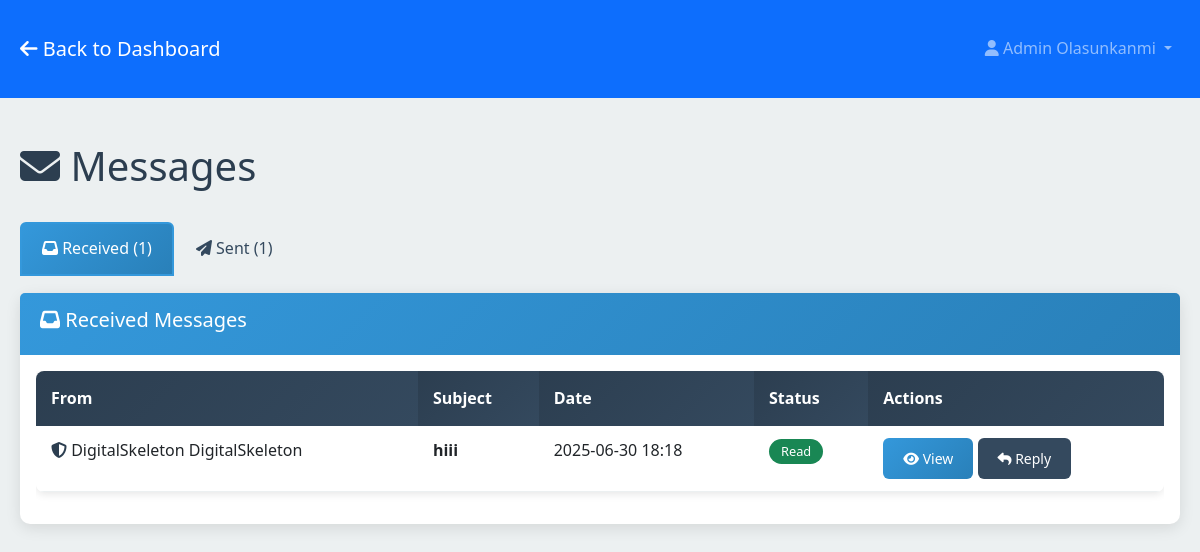
Page /messages (signed in) on the earlier database version.
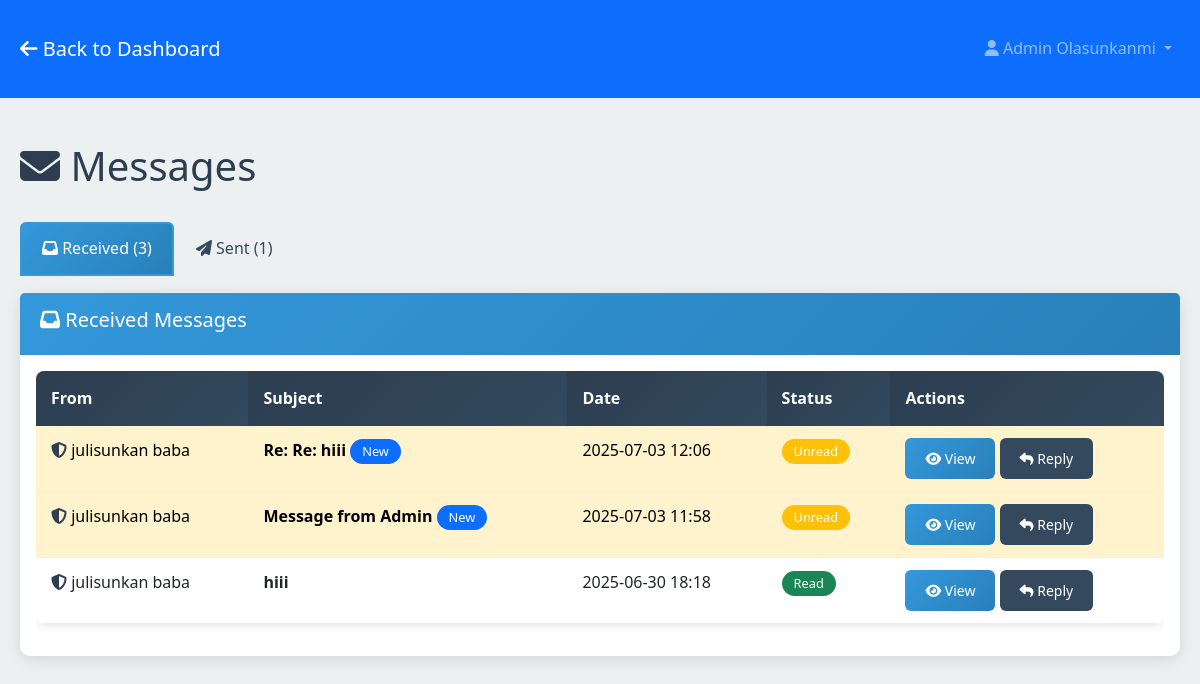
Same page on the later database version.
### models.py (models this page shows, shortened)
class User(db.Model):
    id = db.Column(db.Integer, primary_key=True)
    username = db.Column(db.String(80), unique=True, nullable=False)
    email = db.Column(db.String(120), unique=True, nullable=False)
    password_hash = db.Column(db.String(255), nullable=False)
    first_name = db.Column(db.String(100), nullable=False)
    last_name = db.Column(db.String(100), nullable=False)
    is_admin = db.Column(db.Boolean, default=False)
    is_verified = db.Column(db.Boolean, default=False)
    verification_token = db.Column(db.String(100), nullable=True)
    reset_token = db.Column(db.String(100), nullable=True)
    reset_token_expires = db.Column(db.DateTime, nullable=True)
    created_at = db.Column(db.DateTime, default=datetime.utcnow)
    last_login = db.Column(db.DateTime, nullable=True)
    pdf_codes = db.relationship('UserPDFCode', foreign_keys='UserPDFCode.user_id', backref='user', lazy=True, cascade='all, delete-orphan')
    pdf_requests = db.relationship('PDFRequest', backref='user', lazy=True, cascade='all, delete-orphan')
    sent_messages = db.relationship('Message', foreign_keys='Message.sender_id', backref='sender', lazy=True, cascade='all, delete-orphan')
    received_messages = db.relationship('Message', foreign_keys='Message.recipient_id', backref='recipient', lazy=True, cascade='all, delete-orphan')
    uploaded_pdfs = db.relationship('UserPDFCode', foreign_keys='UserPDFCode.uploaded_by_admin_id', backref='uploader', lazy=True)

class Message(db.Model):
    id = db.Column(db.Integer, primary_key=True)
    sender_id = db.Column(db.Integer, db.ForeignKey('user.id', ondelete='CASCADE'), nullable=False)
    recipient_id = db.Column(db.Integer, db.ForeignKey('user.id', ondelete='CASCADE'), nullable=False)
    subject = db.Column(db.String(200), nullable=False)
    content = db.Column(db.Text, nullable=False)  # Allows HTML content
    is_read = db.Column(db.Boolean, default=False)
    created_at = db.Column(db.DateTime, default=datetime.utcnow)
    parent_message_id = db.Column(db.Integer, db.ForeignKey('message.id', ondelete='CASCADE'), nullable=True)
    replies = db.relationship('Message', backref=db.backref('parent', remote_side=[id]), lazy=True)

### app.py (the view)
@app.route('/messages')
@login_required
def messages():
    user = User.query.get(session['user_id'])
    sent_messages = Message.query.filter_by(sender_id=user.id).order_by(Message.created_at.desc()).all()
    received_messages = Message.query.filter_by(recipient_id=user.id).order_by(Message.created_at.desc()).all()
    return render_template('messages/messages.html',
                         user=user,
                         sent_messages=sent_messages,
                         received_messages=received_messages)

### app.py (called while the page is built)
def login_required(f):
    @wraps(f)
    def decorated_function(*args, **kwargs):
        if 'user_id' not in session:
            flash('Please log in to access this page.', 'error')
            return redirect(url_for('login'))
        return f(*args, **kwargs)
    return decorated_function

### templates/messages/messages.html (shortened to what this page needs)
<!DOCTYPE html>
<html lang="en">
<head>
    <link href="https://cdn.jsdelivr.net/npm/bootstrap@5.3.0/dist/css/bootstrap.min.css" rel="stylesheet">
    <link rel="stylesheet" href="https://cdnjs.cloudflare.com/ajax/libs/font-awesome/6.4.0/css/all.min.css">
    <link rel="stylesheet" href="{{ url_for('static', filename='css/style.css') }}">
</head>
<body>
    <nav class="navbar navbar-expand-lg navbar-dark bg-primary">
        <div class="container">
            <a class="navbar-brand" href="{{ url_for('dashboard') }}">
                <i class="fas fa-arrow-left"></i> Back to Dashboard
            </a>
            <div class="navbar-nav ms-auto">
                <div class="nav-item dropdown">
                    <a class="nav-link dropdown-toggle" href="#" id="navbarDropdown" role="button" data-bs-toggle="dropdown">
                        <i class="fas fa-user"></i> {{ user.first_name }} {{ user.last_name }}
                    </a>
                </div>
            </div>
        </div>
    </nav>
    <div class="container mt-4">
        <div class="row">
            <div class="col-12">
                <div class="d-flex justify-content-between align-items-center mb-4">
                    <h1><i class="fas fa-envelope"></i> Messages</h1>
                </div>
            </div>
        </div>
        <ul class="nav nav-tabs" id="messageTabs">
            <li class="nav-item">
                <a class="nav-link active" id="received-tab" data-bs-toggle="tab" href="#received">
                    <i class="fas fa-inbox"></i> Received ({{ received_messages|length }})
                </a>
            </li>
            <li class="nav-item">
                <a class="nav-link" id="sent-tab" data-bs-toggle="tab" href="#sent">
                    <i class="fas fa-paper-plane"></i> Sent ({{ sent_messages|length }})
                </a>
            </li>
        </ul>
        <div class="tab-content mt-3">
            <div class="tab-pane fade show active" id="received">
                <div class="card">
                    <div class="card-header">
                        <h5><i class="fas fa-inbox"></i> Received Messages</h5>
                    </div>
                    <div class="card-body">
                        {% if received_messages %}
                        <div class="table-responsive">
                            <table class="table table-hover">
                                <thead>
                                    <tr>
                                        <th>From</th>
                                        <th>Subject</th>
                                        <th>Date</th>
                                        <th>Status</th>
                                        <th>Actions</th>
                                    </tr>
                                </thead>
                                <tbody>
                                    {% for message in received_messages %}
                                    <tr class="{% if not message.is_read %}table-warning{% endif %}">
                                        <td>
                                            {% if message.sender.is_admin %}
                                            <i class="fas fa-shield-alt text-primary"></i>
                                            {% endif %}
                                            {{ message.sender.first_name }} {{ message.sender.last_name }}
                                        </td>
                                        <td>
                                            <strong>{{ message.subject }}</strong>
                                            {% if not message.is_read %}
                                            <span class="badge bg-primary">New</span>
                                            {% endif %}
                                        </td>
                                        <td>{{ message.created_at.strftime('%Y-%m-%d %H:%M') }}</td>
                                        <td>
                                            {% if message.is_read %}
                                            <span class="badge bg-success">Read</span>
                                            {% else %}
                                            <span class="badge bg-warning">Unread</span>
                                            {% endif %}
                                        </td>
                                        <td>
                                            <button type="button" class="btn btn-sm btn-primary" onclick="viewMessage({{ message.id }}, '{{ message.sender.first_name }} {{ message.sender.last_name }}', '{{ message.subject }}', {{ message.sender.id }}, {{ message.is_read|lower }})">
                                                <i class="fas fa-eye"></i> View
                                            </button>
                                            {% if user.is_admin or message.sender.is_admin %}
                                            <button type="button" class="btn btn-sm btn-secondary" onclick="replyToMessage({{ message.sender.id }}, '{{ message.sender.first_name }} {{ message.sender.last_name }}', 'Re: {{ message.subject }}', {{ message.id }})">
                                                <i class="fas fa-reply"></i> Reply
                                            </button>
                                            {% endif %}
                                        </td>
                                    </tr>
                                    {% endfor %}
                                </tbody>
                            </table>
                        </div>
                        {% else %}
                        <div class="text-center py-4">
                            <i class="fas fa-inbox fa-3x text-muted mb-3"></i>
                            <h5>No messages received</h5>
                            <p class="text-muted">Your received messages will appear here.</p>
                        </div>
                        {% endif %}
                    </div>
                </div>
            </div>
        </div>
    </div>
</body>
</html>

### static/css/style.css (style rules this page uses)
:root { --primary-color: #2c3e50; --secondary-color: #34495e; --accent-color: #3498db; --success-color: #27ae60; --danger-color: #e74c3c; --warning-color: #f39c12; --info-color: #16a085; --light-color: #ecf0f1; --dark-color: #2c3e50; --white: #ffffff; --black: #000000; --gradient-primary: linear-gradient(135deg, #2c3e50 0%, #34495e 100%); --gradient-accent: linear-gradient(135deg, #3498db 0%, #2980b9 100%); }
body { font-family: 'Segoe UI', Tahoma, Geneva, Verdana, sans-serif; background-color: var(--light-color); color: var(--dark-color); line-height: 1.6; margin: 0; padding: 0; }
.container { max-width: 1200px; margin: 0 auto; padding: 20px; }
.card, .document-card { border: none; border-radius: 10px; box-shadow: 0 4px 15px rgba(0, 0, 0, 0.1); margin-bottom: 20px; transition: all 0.3s ease; }
.card-header { background: var(--gradient-accent); color: var(--white); border-bottom: none; border-radius: 10px 10px 0 0; padding: 15px 20px; }
.btn { border-radius: 6px; padding: 10px 20px; font-weight: 500; transition: all 0.3s ease; border: none; }
.btn-primary { background: var(--gradient-accent); color: var(--white); }
.btn-secondary { background: var(--secondary-color); }
.nav-tabs { border-bottom: 2px solid var(--light-color); }
.nav-tabs .nav-link { border-radius: 6px 6px 0 0; border: 2px solid transparent; color: var(--secondary-color); font-weight: 500; padding: 12px 20px; transition: all 0.3s ease; }
.nav-tabs .nav-link.active { background: var(--gradient-accent); border-color: var(--accent-color); color: var(--white); }
.badge { font-size: 0.8em; padding: 6px 12px; border-radius: 20px; font-weight: 500; }
.table { border-radius: 8px; overflow: hidden; box-shadow: 0 2px 8px rgba(0, 0, 0, 0.1); }
.table thead th { background: var(--gradient-primary); color: var(--white); border: none; font-weight: 600; padding: 15px; }
.table tbody td { padding: 12px 15px; border-color: var(--light-color); }
.text-primary { color: var(--primary-color) !important; }

Differences in the rows shown:
added Message: sender.first_name "julisunkan", sender.last_name "baba", subject "Re: Re: hiii", is_read "New", created_at "2025-07-03 12:06"
added Message: sender.first_name "julisunkan", sender.last_name "baba", subject "Message from Admin", is_read "New", created_at "2025-07-03 11:58"
changed through a linked row, Message "hiii": sender.first_name "DigitalSkeleton" → "julisunkan"; sender.last_name "DigitalSkeleton" → "baba"
Other differences:
{{ received_messages|length }}: "1" → "3"
